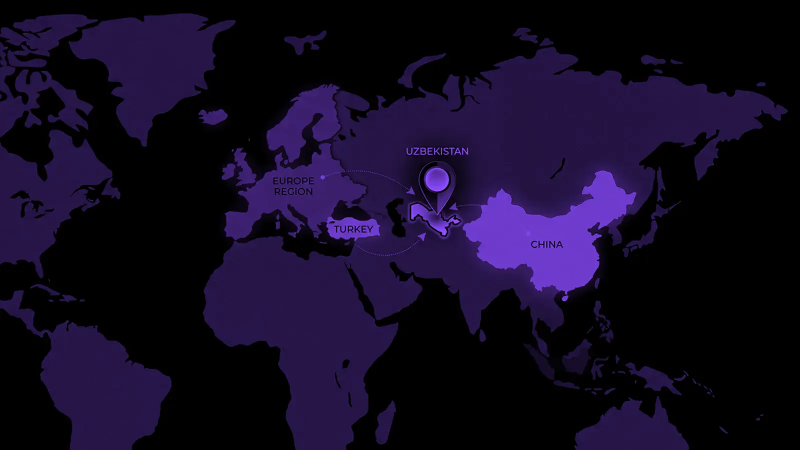
#> input picture assets/img/map-dark.webp, 1600 x 900 px (shown at 1/2 size)
$ python map.py
#> lines starting #> are read from the running program, lines starting #| are printed output that depends on the picture; after the words box and inside, x2 and y2 are one past the last pixel; in counts of white or black regions, pixels touching at a corner belong together
"""Rebuild the «Доставка по всему миру» background as a clean dot map.

The land mask comes from the old raster (assets/img/map.webp is the source, 1600x900),
so the projection stays the same and the SVG arcs in index.html still land where they did.
The old picture's baked labels, pin and dashed arrows are dropped; the dots carry no text.

Run with Pillow + numpy:  python3 tools/map.py
"""
import pathlib
import numpy as np
from PIL import Image, ImageDraw, ImageFilter

root = pathlib.Path(__file__).resolve().parent.parent
SRC = root / 'assets/img/map-dark.webp'
OUT = root / 'assets/img/map-dots.webp'

W, H = 1600, 900          # source / layout size (matches the arcs' viewBox 1000x562)
SCALE = 2                 # output 3200x1800 for retina
SS = 3                    # supersampling for round dots
STEP = 9                  # dot pitch in source px
HUB = (873.6, 392)        # Uzbekistan hub: svg (546,245) * 1.6

PAPER = (7, 7, 10)
LAND = np.array([58, 34, 104])      # dim purple
CHINA = np.array([142, 67, 241])    # brand purple #8E43F1
NEAR = np.array([196, 150, 255])    # light purple near the hub

src = np.asarray(Image.open(SRC).convert('RGB')).astype(int)
blue = src[..., 2]
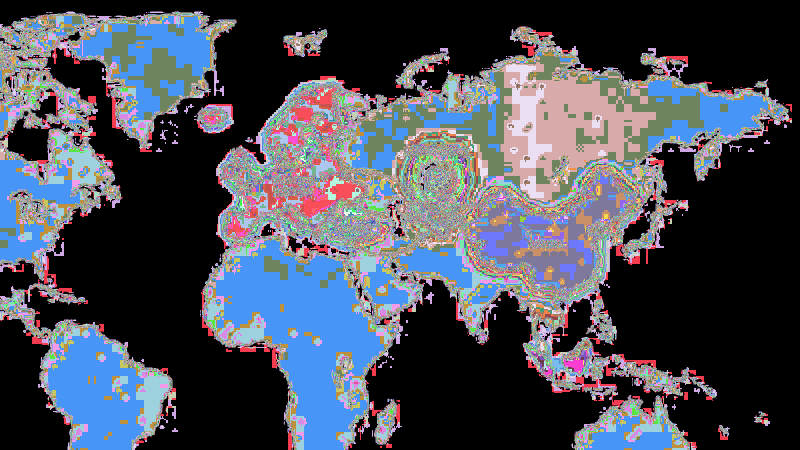
#> blue: shape (900, 1600) int64 (shown at 1/2 size); 256 distinct labels, from 0 to 255; one colour per label, 0 black
# land: blue channel lit; close small holes left by the baked text
land = Image.fromarray(((blue > 40) * 255).astype('uint8'))
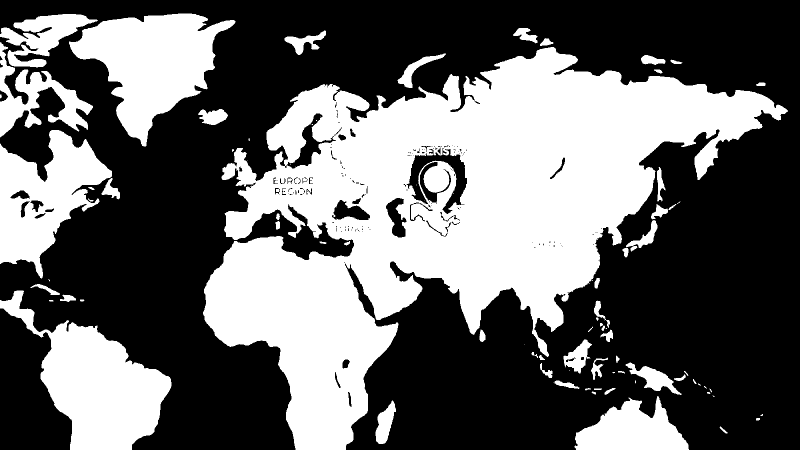
#> land: PIL image 1600x900 L (shown at 1/2 size); 40.4% white; 93 white regions (31 under 20 px), largest, box (x1, y1, x2, y2) and area: (406, 94, 1576, 900) 401565, (0, 581, 343, 900) 47069, (138, 27, 471, 293) 43536
land = land.filter(ImageFilter.MaxFilter(7)).filter(ImageFilter.MinFilter(7))
#> land: PIL image 1600x900 L; 41.2% white; 41 white regions (10 under 20 px), largest, box (x1, y1, x2, y2) and area: (406, 76, 1576, 900) 412756, (0, 27, 471, 293) 66172, (0, 581, 343, 900) 47274
land = np.asarray(land) > 127
china = np.asarray(Image.fromarray(((blue > 170) * 255).astype('uint8')).filter(ImageFilter.MaxFilter(5))) > 127
#> china: shape (900, 1600) bool; 3.8% white; 12 white regions, largest, box (x1, y1, x2, y2) and area: (924, 339, 1274, 604) 43211, (651, 432, 762, 483) 4287, (821, 406, 921, 472) 2248
china[:, :930] = False    # the lit «TURKEY» plate is not China
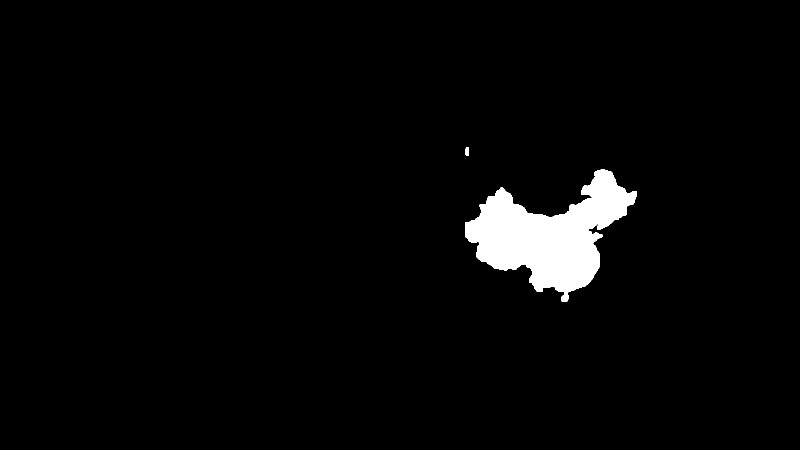
#> china: shape (900, 1600) bool (shown at 1/2 size); 3% white; 2 white regions, box (x1, y1, x2, y2) and area: (930, 339, 1274, 604) 43126, (930, 294, 938, 311) 126
yy, xx = np.mgrid[0:H, 0:W]
land |= ((xx - 873) / 55) ** 2 + ((yy - 375) / 62) ** 2 <= 1   # fill the hole the old pin left
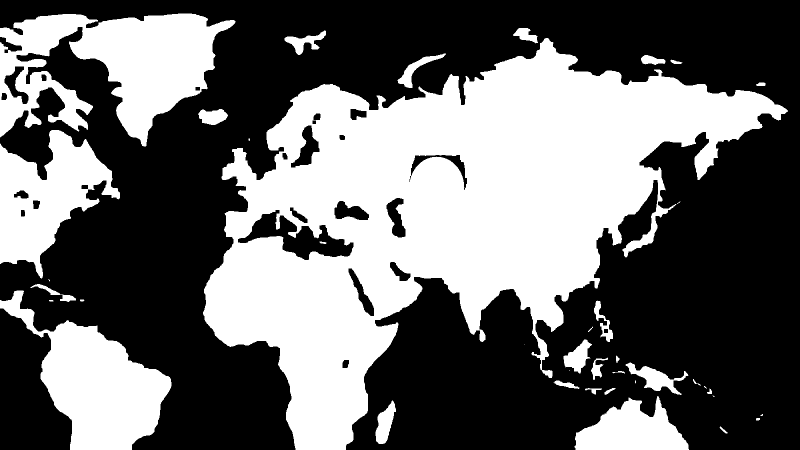
#> land: shape (900, 1600) bool (shown at 1/2 size); 41.4% white; 41 white regions (10 under 20 px), largest, box (x1, y1, x2, y2) and area: (406, 76, 1576, 900) 416655, (0, 27, 471, 293) 66172, (0, 581, 343, 900) 47274

S = SCALE * SS
img = Image.new('RGB', (W * S, H * S), PAPER)
d = ImageDraw.Draw(img)
for y in range(STEP // 2, H, STEP):
    for x in range(STEP // 2, W, STEP):
        if not land[y, x]:
            continue
        dist = ((x - HUB[0]) ** 2 + (y - HUB[1]) ** 2) ** 0.5
        near = max(0.0, 1 - dist / 260) ** 1.6
        base = CHINA if china[y, x] else LAND
        c = base + (NEAR - base) * near
        r = 2.0 + 0.9 * near + (0.4 if china[y, x] else 0)
        cx, cy = x * S, y * S
        d.ellipse((cx - r * S, cy - r * S, cx + r * S, cy + r * S), fill=tuple(int(v) for v in c))

img = img.resize((W * SCALE, H * SCALE), Image.LANCZOS)
#> img: PIL image 3200x1800 RGB

# soft purple glow under Central Asia, behind the dots
glow = Image.new('L', img.size, 0)
#> glow: PIL image 3200x1800 L; every value is 0
gd = ImageDraw.Draw(glow)
gx, gy, gr = HUB[0] * SCALE, HUB[1] * SCALE, 420 * SCALE
gd.ellipse((gx - gr, gy - gr * 0.7, gx + gr, gy + gr * 0.7), fill=70)
glow = glow.filter(ImageFilter.GaussianBlur(160 * SCALE / 2))
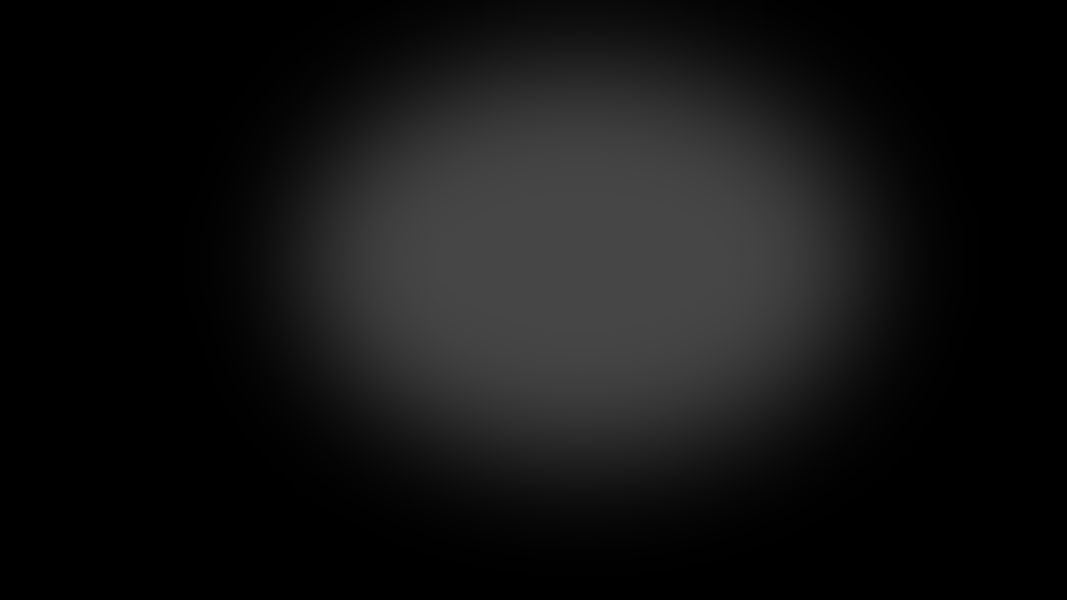
#> glow: PIL image 3200x1800 L (shown at 1/3 size); min 0, max 70, mean 18.8
tint = Image.new('RGB', img.size, (142, 67, 241))
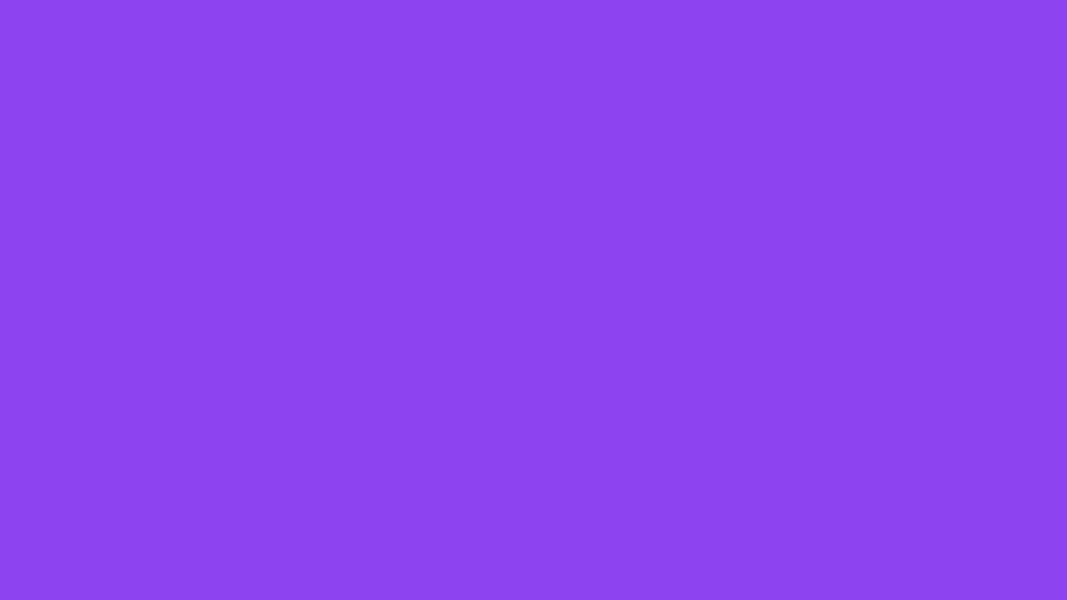
#> tint: PIL image 3200x1800 RGB (shown at 1/3 size); mean R, G, B 142, 67, 241
img = Image.composite(tint, img, glow.point(lambda v: int(v * 0.55)))
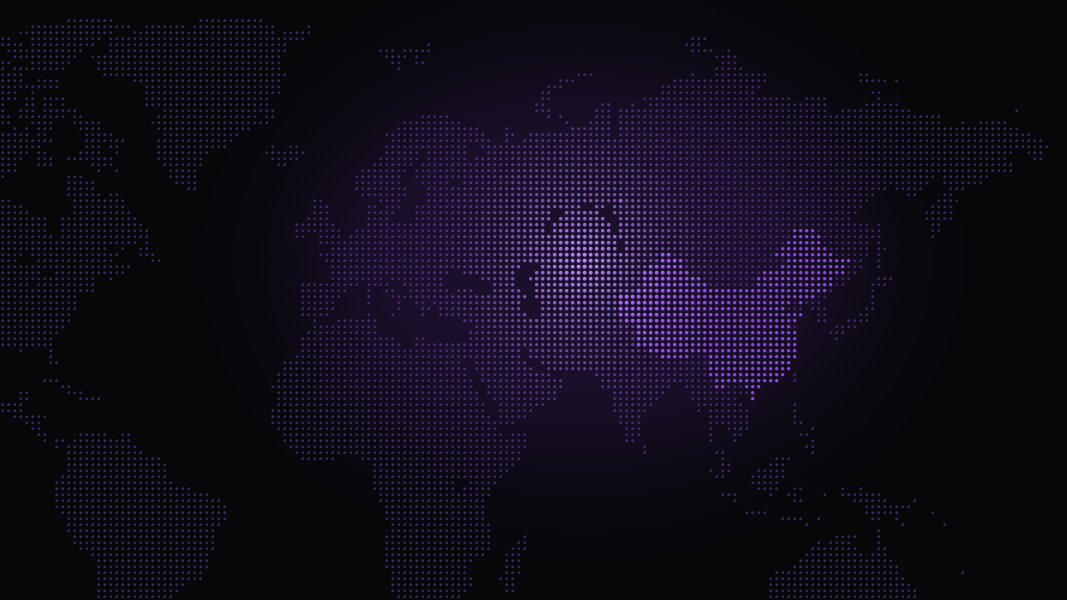
#> img: PIL image 3200x1800 RGB (shown at 1/3 size); mean R, G, B 17.3, 12.2, 27.5

img.save(OUT, 'WEBP', quality=82, method=6)
print(OUT.name, img.size, OUT.stat().st_size // 1024, 'KB')
#| map-dots.webp (3200, 1800) 291 KB

$ run again, with assets/img/blog-warehouses.webp copied over assets/img/map-dark.webp
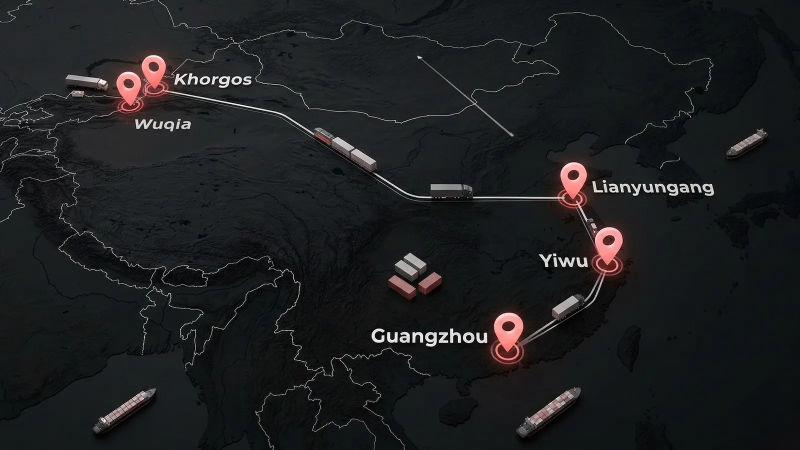
#> input picture assets/img/blog-warehouses.webp, 1600 x 900 px (shown at 1/2 size)
#> `china[:, :930] = False`:
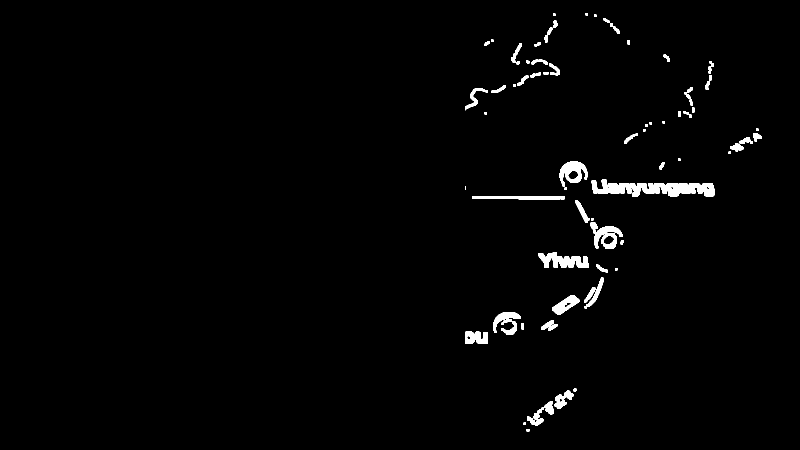
#> china: shape (900, 1600) bool (shown at 1/2 size); 1.6% white; 80 white regions (1 under 20 px), largest, box (x1, y1, x2, y2) and area: (1183, 358, 1430, 393) 4848, (1076, 505, 1177, 536) 1905, (1119, 323, 1175, 373) 1540
#> `img = Image.composite(tint, img, glow.point(lambda v: int(v * 0.55)))`:
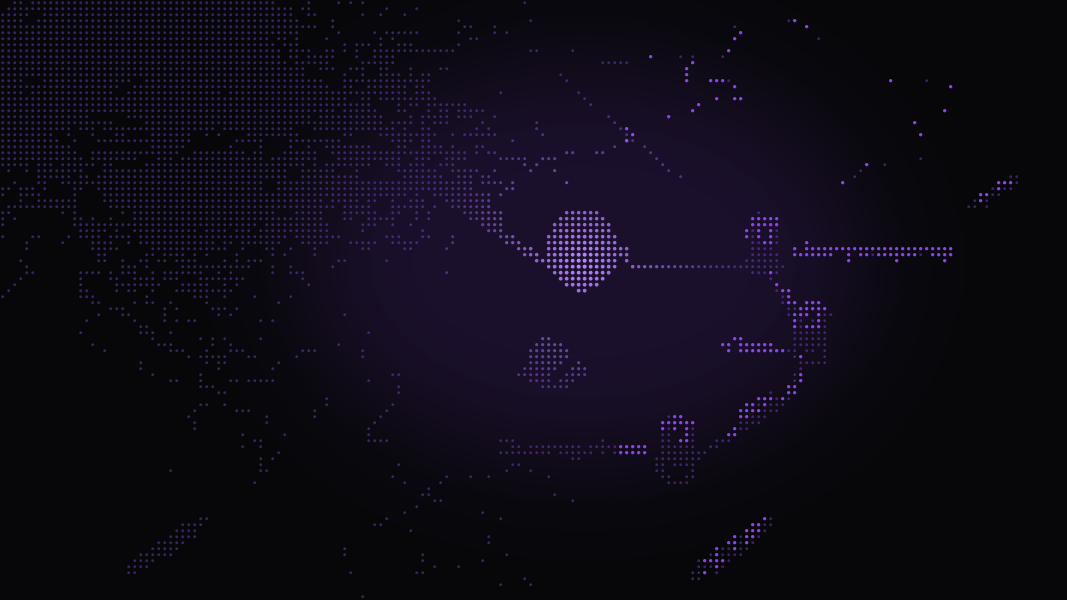
#> img: PIL image 3200x1800 RGB (shown at 1/3 size); mean R, G, B 14.6, 10.6, 23
#| map-dots.webp (3200, 1800) 291 KB
